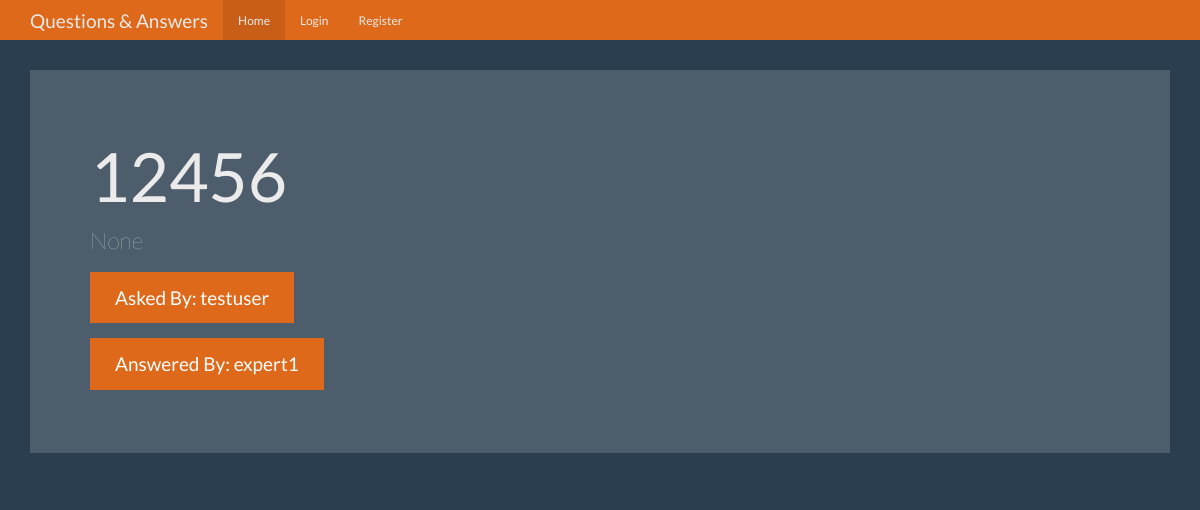
/question/1, run on an earlier commit of the app's database.
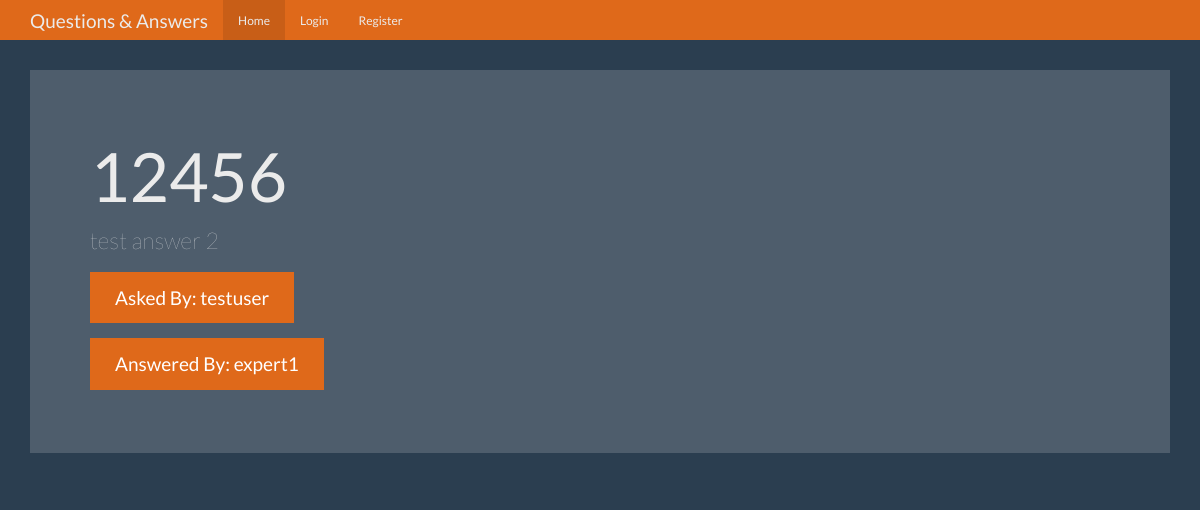
And on a later commit of the database.
### tables this page shows
CREATE TABLE questions (
    id integer primary key autoincrement,
    question_text text not null,
    answer_text text,
    asked_by_id integer not null,
    expert_id integer not null
);

### app.py (the view)
@app.route('/question/<question_id>')
def question(question_id):
    user = get_current_user()
    db = get_db()
    question_cur = db.execute('select questions.question_text, questions.answer_text, askers.name as asker_name, '
                              'experts.name as expert_name from questions '
                              'join users as askers on askers.id = questions.asked_by_id '
                              'join users as experts on experts.id = questions.expert_id '
                              'where questions.id = ?', [question_id])
    question_result = question_cur.fetchone()
    return render_template('question.html', user=user, question=question_result)

### app.py (called while the page is built)
def get_current_user():
    user_result = None
    if 'user' in session:
        user = session['user']
        db = get_db()
        user_cur = db.execute('select id, name, password, expert, admin from users where name = ?', [user])
        user_result = user_cur.fetchone()
    return user_result

### database.py (called while the page is built)
def connect_db():
    sql = sqlite3.connect('q&a.db')
    sql.row_factory = sqlite3.Row
    return sql

def get_db():
    if not hasattr(g, 'sqlite3_db'):
        g.sqlite_db = connect_db()
    return g.sqlite_db

### templates/question.html (shortened to what this page needs)
    {% extends 'base.html' %}
    {% block body %}
    <div class="container theme-showcase" role="main">
      <div class="jumbotron">
        <h1>{{ question['question_text'] }}</h1>
        <p>{{ question['answer_text'] }}</p>
        <p><a class="btn btn-primary btn-lg">Asked By: {{ question['asker_name'] }}</a></p>
        <p><a class="btn btn-primary btn-lg">Answered By: {{ question['expert_name'] }}</a></p>
      </div>
    </div>
    {% endblock %}

What changed in the data, as far as the page shows it:
changed questions: answer_text (not shown) → "test answer 2"
Also different on the page:
{{ question['answer_text'] }}: "None" → (not shown)
